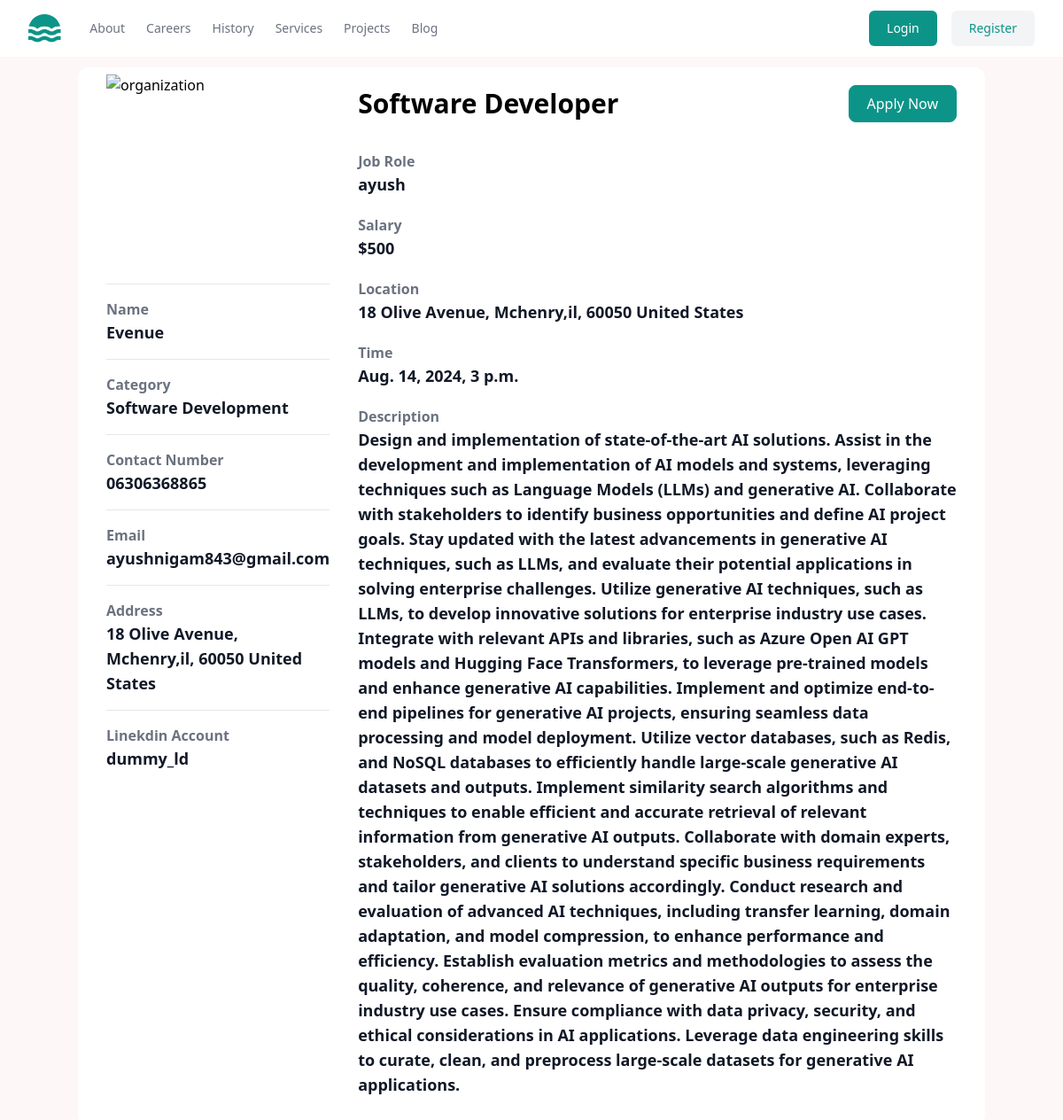
Page /post?id=1 on the committed database.
### posts/models.py (models this page shows)
class Post(models.Model):
    title = models.CharField(max_length=200)
    category = models.ForeignKey(Categories, on_delete=models.CASCADE,related_name='posts')
    company = models.ForeignKey("company.Company", on_delete=models.CASCADE, related_name='posts' ,blank=True)
    applicants = models.ManyToManyField(User, related_name='users', blank=True)
    location = models.CharField(max_length=2000)
    desc = models.CharField(max_length=10000)
    posted_at = models.DateTimeField(auto_now_add=True)
    is_active = models.BooleanField(default=True)
    salary = models.CharField(max_length=100)
    def __str__(self):
        return self.title

### company/models.py (models this page shows, shortened)
class Company(models.Model):
    name = models.CharField(max_length=2000)
    location = models.CharField(max_length=2000)
    desc = models.CharField(max_length=10000)
    phone_number = models.CharField(max_length=100)
    email = models.EmailField(unique=True)
    password = models.CharField(max_length=100)
    fb_id = models.CharField(max_length=100)
    ld_id = models.CharField(max_length=100)
    x_id = models.CharField(max_length=100)
    ig_id = models.CharField(max_length=100)

### categories/models.py (models this page shows)
class Categories(models.Model):
    name = models.CharField(max_length=50)
    counts = models.IntegerField(default=0)
    closed = models.IntegerField(default=0)
    desc = models.TextField()
    icon = models.CharField(max_length=1000)

### project/views.py (the view)
# urls.py: path('post', views.post,name='post' ),
def post(request):
    id = request.GET.get("id")
    post = Post.objects.get(id=id)
    user_is_applicant = request.user in post.applicants.all()
    print(user_is_applicant)
    props = {
        "post": post,
        "is_applicant": user_is_applicant
    }
    print(props)
    return render(request , "post.html" ,props)

### templates/post.html
{% extends 'base.html' %}
{% block content %}
<div class="container mx-auto">
    <article class="rounded-xl bg-white p-4 sm:p-6 lg:p-8 lg:pt-2">
        <div class="flex items-start sm:gap-8">
            <div class="flex flex-col gap-4">
                <img width="220" height="220" src="https://img.icons8.com/deco-color/96/organization.png"
                    alt="organization" />
                <hr>
                <div>
                    <h5 class="text-md font-semibold text-gray-500">Name</h5>
                    <p class="text-lg font-semibold text-gray-900">
                        {{post.company.name}}
                    </p>
                </div>
                <hr>
                <div>
                    <h5 class="text-md font-semibold text-gray-500">Category</h5>
                    <p class="text-lg font-semibold text-gray-900">
                        Software Development
                    </p>
                </div>
                <hr>
                <div>
                    <h5 class="text-md font-semibold text-gray-500">Contact Number</h5>
                    <p class="text-lg font-semibold text-gray-900">
                        {{post.company.phone_number}}
                    </p>
                </div>
                <hr>
                <div>
                    <h5 class="text-md font-semibold text-gray-500">Email</h5>
                    <p class="text-lg font-semibold text-gray-900">
                        {{post.company.email}}
                    </p>
                </div>
                <hr>
                <div>
                    <h5 class="text-md font-semibold text-gray-500">Address</h5>
                    <p class="text-lg font-semibold text-gray-900">
                        {{post.company.location}}
                    </p>
                </div>
                <hr>
                <div>
                    <h5 class="text-md font-semibold text-gray-500">Linekdin Account</h5>
                    <a href="https://www.linkedin.com/in/ayush-nigam-a80066308"
                        class="text-lg font-semibold text-gray-900" target="_blank">
                        {{post.company.ld_id}}
                    </a>
                </div>
            </div>
            <div class="flex flex-col gap-5">
                <div class="flex justify-between items-center sticky top-0 bg-white z-10 py-3">
                    <h3 class="text-3xl font-bold">
                        {{post.category.name}}
                    </h3>
                    {% if is_applicant %}
                    <button
                        class="group flex items-center justify-between gap-4 rounded-lg border border-teal-600  bg-teal-600 px-5 py-2 transition-colors hover:bg-transparent focus:outline-none focus:ring"
                        href="#" disabled>
                        <span
                            class="font-medium text-white transition-colors group-hover:text-teal-600 group-active:text-teal-500">
                            Applied
                        </span>
                    </button>
                    {% else %}
                    <form action="{% url 'apply' %}" method="post">
                        <button type="submit"
                            class="group flex items-center justify-between gap-4 rounded-lg border border-teal-600  bg-teal-600 px-5 py-2 transition-colors hover:bg-transparent focus:outline-none focus:ring"
                            href="#">
                            <span
                                class="font-medium text-white transition-colors group-hover:text-teal-600 group-active:text-teal-500">
                                Apply Now
                            </span>
                        </button>
                    </form>
                    {% endif %}
                </div>
                <div>
                    <h5 class="text-md font-semibold text-gray-500">Job Role</h5>
                    <p class="text-lg font-semibold text-gray-900">
                        {{post.title}}
                    </p>
                </div>
                <div>
                    <h5 class="text-md font-semibold text-gray-500">Salary</h5>
                    <p class="text-lg font-semibold text-gray-900">
                        {{post.salary}}
                    </p>
                </div>
                <div>
                    <h5 class="text-md font-semibold text-gray-500">Location</h5>
                    <p class="text-lg font-semibold text-gray-900">
                        {{post.location}}
                    </p>
                </div>
                <div>
                    <h5 class="text-md font-semibold text-gray-500">Time</h5>
                    <p class="text-lg font-semibold text-gray-900">
                        {{post.posted_at}}
                    </p>
                </div>
                <div>
                    <h5 class="text-md font-semibold text-gray-500">Description</h5>
                    <p class="text-lg font-semibold text-gray-900">
                        Design and implementation of state-of-the-art AI solutions.
                        Assist in the development and implementation of AI models and systems, leveraging techniques
                        such as Language Models (LLMs) and generative AI.
                        Collaborate with stakeholders to identify business opportunities and define AI project goals.
                        Stay updated with the latest advancements in generative AI techniques, such as LLMs, and
                        evaluate their potential applications in solving enterprise challenges.
                        Utilize generative AI techniques, such as LLMs, to develop innovative solutions for enterprise
                        industry use cases.
                        Integrate with relevant APIs and libraries, such as Azure Open AI GPT models and Hugging Face
                        Transformers, to leverage pre-trained models and enhance generative AI capabilities.
                        Implement and optimize end-to-end pipelines for generative AI projects, ensuring seamless data
                        processing and model deployment.
                        Utilize vector databases, such as Redis, and NoSQL databases to efficiently handle large-scale
                        generative AI datasets and outputs.
                        Implement similarity search algorithms and techniques to enable efficient and accurate retrieval
                        of relevant information from generative AI outputs.
                        Collaborate with domain experts, stakeholders, and clients to understand specific business
                        requirements and tailor generative AI solutions accordingly.
                        Conduct research and evaluation of advanced AI techniques, including transfer learning, domain
                        adaptation, and model compression, to enhance performance and efficiency.
                        Establish evaluation metrics and methodologies to assess the quality, coherence, and relevance
                        of generative AI outputs for enterprise industry use cases.
                        Ensure compliance with data privacy, security, and ethical considerations in AI applications.
                        Leverage data engineering skills to curate, clean, and preprocess large-scale datasets for
                        generative AI applications.
                    </p>
                </div>
            </div>
        </div>
    </article>
</div>
{% endblock %}

### templates/base.html (shortened to what this page needs)
<!DOCTYPE html>
<html lang="en">
<head>
    <script src="https://cdn.tailwindcss.com"></script>
</head>
<body class="bg-red-100/25 flex flex-col gap-3">
    {% block navbar %}
    {% include 'navbar.html' %}
    {% endblock %}
    <div class="">
        {% block content %}
        {% endblock %}
    </div>
</body>
</html>

### templates/navbar.html (shortened to what this page needs)
<header class="bg-white">
    <div class="mx-auto flex h-16 max-w-screen-xl items-center gap-8 px-4 sm:px-6 lg:px-8">
        <a class="block text-teal-600" href="#">
        </a>
        <div class="flex flex-1 items-center justify-end md:justify-between">
            <nav aria-label="Global" class="hidden md:block">
                <ul class="flex items-center gap-6 text-sm">
                    <li>
                        <a class="text-gray-500 transition hover:text-gray-500/75" href="#"> About </a>
                    </li>
                    <li>
                        <a class="text-gray-500 transition hover:text-gray-500/75" href="#"> Careers </a>
                    </li>
                    <li>
                        <a class="text-gray-500 transition hover:text-gray-500/75" href="#"> History </a>
                    </li>
                    <li>
                        <a class="text-gray-500 transition hover:text-gray-500/75" href="#"> Services </a>
                    </li>
                    <li>
                        <a class="text-gray-500 transition hover:text-gray-500/75" href="#"> Projects </a>
                    </li>
                    <li>
                        <a class="text-gray-500 transition hover:text-gray-500/75" href="#"> Blog </a>
                    </li>
                </ul>
            </nav>
            <div class="flex items-center gap-4">
                {% if user.is_authenticated %}
                <a href="{% url 'profile' %}">
                    <img class="w-10 h-10 rounded-full"
                    src="https://img.icons8.com/material-rounded/24/12B886/user-male-circle.png" alt="Rounded avatar">
                </a>
                {% else %}
                <div class="sm:flex sm:gap-4">
                    <a class="block rounded-md bg-teal-600 px-5 py-2.5 text-sm font-medium text-white transition hover:bg-teal-700"
                        href="{% url 'login' %}">
                        Login
                    </a>
                    <a class="hidden rounded-md bg-gray-100 px-5 py-2.5 text-sm font-medium text-teal-600 transition hover:text-teal-600/75 sm:block"
                        href="#">
                        Register
                    </a>
                </div>
                {% endif %}
            </div>
        </div>
    </div>
</header>

### rows in the picture
Post: company.name "Evenue", company.phone_number "06306368865", company.email "ayushnigam843@gmail.com", company.location "18 Olive Avenue, Mchenry,il, 60050 United States", company.ld_id "dummy_ld", category.name "Software Developer", title "ayush", salary "$500", location "18 Olive Avenue, Mchenry,il, 60050 United States", posted_at "Aug. 14, 2024, 3 p.m."
